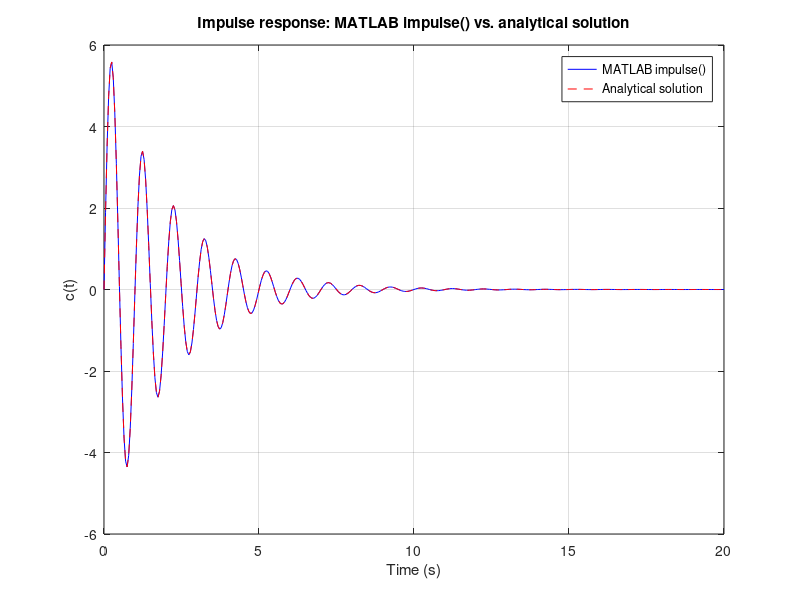

Recreate this plot in MATLAB.
%[text] # Second-Order Model: Transfer Function and Impulse Response
%[text] We derive the impulse response of a canonical underdamped second-order model by hand, then verify the result by overlaying the analytical solution on MATLAB's `impulse()` response.
%%
%[text] ## Analytical solution to the impulse response
%[text] We consider one of the canonical forms of an underdamped second-order transfer function
%[text] $G(s) = K\_{dc} \\frac{\\omega\_n^2}{(s+\\zeta \\omega\_n)^2 + \\omega\_d^2}$
%[text] where $\\zeta \\omega\_n$ is the real part of the complex poles and $\\omega\_d$ is the imaginary part of the complex poles.
%[text] We write it in this form so that the DC gain of the system is $K\_{dc}$. To see this, recall that $\\omega\_d = \\omega\_n \\sqrt{1-\\zeta^2}$, so $(\\zeta \\omega\_n)^2 + \\omega\_d^2 = \\omega\_n^2$ and
%[text] $\\lim\_{s \\rightarrow 0} G(s) = K\_{dc} \\frac{\\omega\_n^2}{(\\zeta \\omega\_n)^2 + \\omega\_d^2} = K\_{dc}$
%[text] The impulse response of this model is the inverse Laplace transform of the transfer function,
%[text] $c(t) = \\mathcal{L}^{-1} \[ G(s) \]$
%[text] We use the Laplace transform pair
%[text] $\\mathcal{L} \\left\[ e^{-at} \\sin(bt) \\right\] = \\frac{b}{(s+a)^2 + b^2}$
%[text] with $a = \\zeta \\omega\_n$ and $b = \\omega\_d$. Factoring $G(s)$ so that the numerator matches the pair,
%[text] $c(t) = \\mathcal{L}^{-1} \\left\[ K\_{dc} \\left( \\frac{\\omega\_n^2}{\\omega\_d} \\right) \\frac{\\omega\_d}{(s+\\zeta \\omega\_n)^2 + \\omega\_d^2} \\right\] = K\_{dc} \\left( \\frac{\\omega\_n^2}{\\omega\_d} \\right) e^{-\\zeta \\omega\_n t} \\sin(\\omega\_d t)$
%[text] or, written in terms of the real and imaginary parts of the poles,
%[text] $c(t) = K\_{dc} \\left( \\frac{(\\zeta \\omega\_n)^2 + \\omega\_d^2}{\\omega\_d} \\right) e^{-\\zeta \\omega\_n t} \\sin(\\omega\_d t)$
%[text] The constant can be simplified further using the relations $\\omega\_d = \\omega\_n \\sqrt{1-\\zeta^2}$ and $\\omega\_n^2 = (\\zeta \\omega\_n)^2 + \\omega\_d^2$, which give two more equivalent forms:
%[text] $c(t) = K\_{dc} \\left( \\frac{\\omega\_n}{\\sqrt{1-\\zeta^2}} \\right) e^{-\\zeta \\omega\_n t} \\sin(\\omega\_d t)$
%[text] $c(t) = K\_{dc} \\left( \\frac{\\sqrt{(\\zeta \\omega\_n)^2 + \\omega\_d^2}}{\\sqrt{1-\\zeta^2}} \\right) e^{-\\zeta \\omega\_n t} \\sin(\\omega\_d t)$
%[text] **Example.** Consider the system with $\\zeta \\omega\_n = 0.5$ and $\\omega\_d = 2\\pi$ rad/s, modeled by the transfer function
%[text] $G(s) = K\_{dc} \\frac{0.5^2 + (2\\pi)^2}{(s+0.5)^2 + (2\\pi)^2}$
%[text] which has the impulse response
%[text] $c(t) = K\_{dc} \\left( \\frac{0.5^2 + (2\\pi)^2}{2\\pi} \\right) e^{-0.5\\,t} \\sin(2\\pi\\,t)$
%%
%[text] ## Verify with MATLAB
%[text] Build the example transfer function from the pole parameters. The real part of the pole pair is $\\zeta \\omega\_n$, the imaginary part is $\\omega\_d$, and we take $K\_{dc} = 1$.
zwn = 0.5;      % zeta*omega_n, real part of the poles
wd  = 2*pi;     % omega_d, imaginary part of the poles (rad/s)
Kdc = 1;        % DC gain
%[text] The denominator $(s+\\zeta \\omega\_n)^2 + \\omega\_d^2$ expands to $s^2 + 2\\zeta \\omega\_n s + (\\zeta \\omega\_n)^2 + \\omega\_d^2$. We build it with `conv()` for the squared term and add $\\omega\_d^2$ to the constant coefficient.
num = Kdc*(zwn^2 + wd^2);
den = conv([1 zwn], [1 zwn]) + [0 0 wd^2];
G = tf(num, den)
%[text] Check that the DC gain is $K\_{dc}$, as designed.
dcgain(G)
%%
%[text] Plot MATLAB's impulse response, then overlay the analytical solution on the same time vector.
[c_matlab, tt] = impulse(G);
c_analytic = Kdc*(zwn^2 + wd^2)/wd * exp(-zwn*tt) .* sin(wd*tt);

figure(1)
clf()
plot(tt, c_matlab, 'b-')
hold on
plot(tt, c_analytic, 'r--')
hold off
grid on
xlabel('Time (s)')
ylabel('c(t)')
title('Impulse response: MATLAB impulse() vs. analytical solution')
legend('MATLAB impulse()', 'Analytical solution', 'Location', 'northeast')
%[text] The two curves lie on top of each other. 
max(abs(c_matlab - c_analytic))

%[appendix]{"version":"1.0"}
%---
%[metadata:view]
%   data: {"layout":"inline"}
%---
